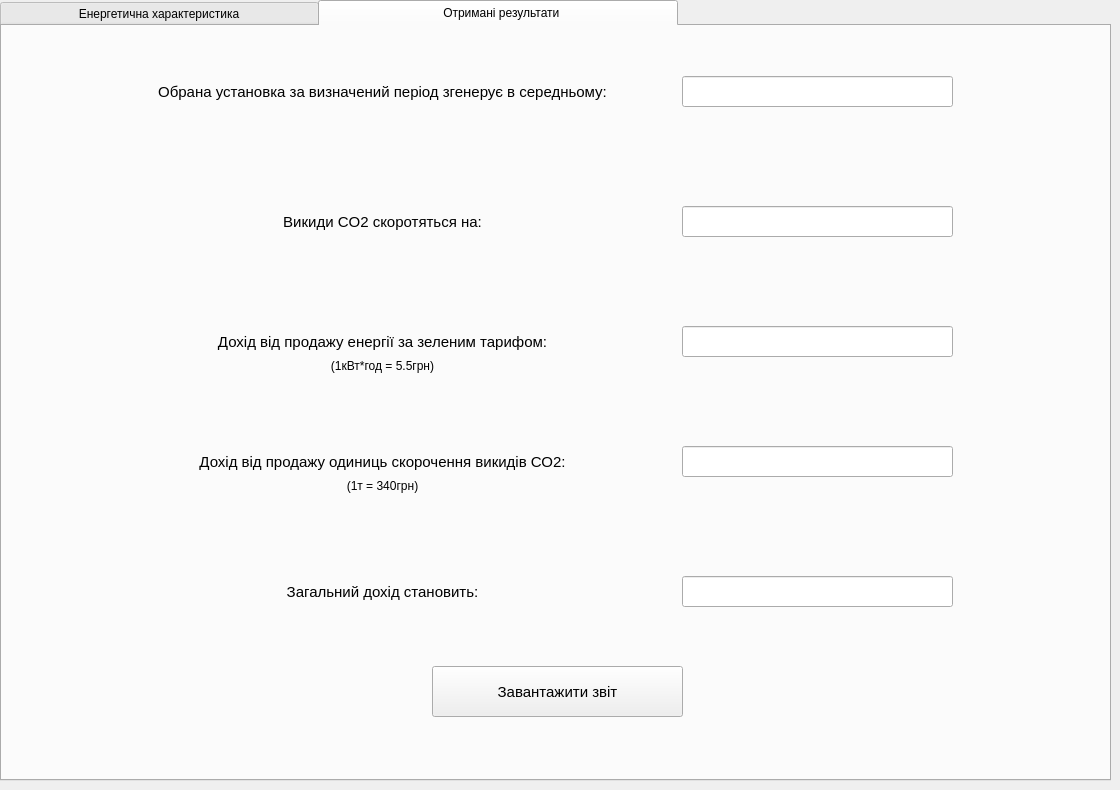
      <widget class="QWidget" name="tab_19">
       <attribute name="title">
        <string>                                 Отримані результати                                 </string>
       </attribute>
       <widget class="QTabWidget" name="tabWidget_8">
        <property name="geometry">
         <rect>
          <x>0</x>
          <y>0</y>
          <width>1111</width>
          <height>781</height>
         </rect>
        </property>
        <property name="currentIndex">
         <number>1</number>
        </property>
        <widget class="QWidget" name="tab_23">
         <attribute name="title">
          <string>                    Енергетична характеристика                    </string>
         </attribute>
         <widget class="QWidget" name="lab4_energ_harac_graph" native="true">
          <property name="geometry">
           <rect>
            <x>0</x>
            <y>0</y>
            <width>1111</width>
            <height>741</height>
           </rect>
          </property>
         </widget>
        </widget>
        <widget class="QWidget" name="tab_24">
         <attribute name="title">
          <string>                                  Отримані результати                                </string>
         </attribute>
         <widget class="QLabel" name="label_82">
          <property name="geometry">
           <rect>
            <x>110</x>
            <y>40</y>
            <width>541</width>
            <height>51</height>
           </rect>
          </property>
          <property name="font">
           <font>
            <family>MS Shell Dlg 2</family>
            <pointsize>11</pointsize>
           </font>
          </property>
          <property name="text">
           <string>Обрана установка за визначений період згенерує в середньому:</string>
          </property>
          <property name="alignment">
           <set>Qt::AlignCenter</set>
          </property>
          <property name="wordWrap">
           <bool>false</bool>
          </property>
         </widget>
         <widget class="QLineEdit" name="lab4_count">
          <property name="geometry">
           <rect>
            <x>680</x>
            <y>50</y>
            <width>271</width>
            <height>31</height>
           </rect>
          </property>
          <property name="text">
           <string/>
          </property>
          <property name="alignment">
           <set>Qt::AlignCenter</set>
          </property>
         </widget>
         <widget class="QLabel" name="label_83">
          <property name="geometry">
           <rect>
            <x>110</x>
            <y>170</y>
            <width>541</width>
            <height>51</height>
           </rect>
          </property>
          <property name="font">
           <font>
            <family>MS Shell Dlg 2</family>
            <pointsize>11</pointsize>
           </font>
          </property>
          <property name="text">
           <string>Викиди CO2 скоротяться на:</string>
          </property>
          <property name="alignment">
           <set>Qt::AlignCenter</set>
          </property>
          <property name="wordWrap">
           <bool>false</bool>
          </property>
         </widget>
         <widget class="QLineEdit" name="lab4_co2">
          <property name="geometry">
           <rect>
            <x>680</x>
            <y>180</y>
            <width>271</width>
            <height>31</height>
           </rect>
          </property>
          <property name="text">
           <string/>
          </property>
          <property name="alignment">
           <set>Qt::AlignCenter</set>
          </property>
         </widget>
         <widget class="QLabel" name="label_84">
          <property name="geometry">
           <rect>
            <x>110</x>
            <y>280</y>
            <width>541</width>
            <height>71</height>
           </rect>
          </property>
          <property name="font">
           <font>
            <family>MS Shell Dlg 2</family>
            <pointsize>11</pointsize>
           </font>
          </property>
          <property name="text">
           <string>Дохід від продажу енергії за зеленим тарифом:</string>
          </property>
          <property name="alignment">
           <set>Qt::AlignCenter</set>
          </property>
          <property name="wordWrap">
           <bool>false</bool>
          </property>
         </widget>
         <widget class="QLineEdit" name="lab4_dohid_zelen">
          <property name="geometry">
           <rect>
            <x>680</x>
            <y>300</y>
            <width>271</width>
            <height>31</height>
           </rect>
          </property>
          <property name="text">
           <string/>
          </property>
          <property name="alignment">
           <set>Qt::AlignCenter</set>
          </property>
         </widget>
         <widget class="QLabel" name="label_85">
          <property name="geometry">
           <rect>
            <x>110</x>
            <y>410</y>
            <width>541</width>
            <height>51</height>
           </rect>
          </property>
          <property name="font">
           <font>
            <family>MS Shell Dlg 2</family>
            <pointsize>11</pointsize>
           </font>
          </property>
          <property name="text">
           <string>Дохід від продажу одиниць скорочення викидів СО2:</string>
          </property>
          <property name="alignment">
           <set>Qt::AlignCenter</set>
          </property>
          <property name="wordWrap">
           <bool>false</bool>
          </property>
         </widget>
         <widget class="QLineEdit" name="lab4_dohid_co2">
          <property name="geometry">
           <rect>
            <x>680</x>
            <y>420</y>
            <width>271</width>
            <height>31</height>
           </rect>
          </property>
          <property name="text">
           <string/>
          </property>
          <property name="alignment">
           <set>Qt::AlignCenter</set>
          </property>
         </widget>
         <widget class="QLabel" name="label_86">
          <property name="geometry">
           <rect>
            <x>110</x>
            <y>540</y>
            <width>541</width>
            <height>51</height>
           </rect>
          </property>
          <property name="font">
           <font>
            <family>MS Shell Dlg 2</family>
            <pointsize>11</pointsize>
           </font>
          </property>
          <property name="text">
           <string>Загальний дохід становить:</string>
          </property>
          <property name="alignment">
           <set>Qt::AlignCenter</set>
          </property>
          <property name="wordWrap">
           <bool>false</bool>
          </property>
         </widget>
         <widget class="QLineEdit" name="lab4_dohid_all">
          <property name="geometry">
           <rect>
            <x>680</x>
            <y>550</y>
            <width>271</width>
            <height>31</height>
           </rect>
          </property>
          <property name="text">
           <string/>
          </property>
          <property name="alignment">
           <set>Qt::AlignCenter</set>
          </property>
         </widget>
         <widget class="QLabel" name="label">
          <property name="geometry">
           <rect>
            <x>110</x>
            <y>330</y>
            <width>541</width>
            <height>20</height>
           </rect>
          </property>
          <property name="font">
           <font>
            <pointsize>9</pointsize>
           </font>
          </property>
          <property name="text">
           <string>(1кВт*год = 5.5грн)</string>
          </property>
          <property name="alignment">
           <set>Qt::AlignCenter</set>
          </property>
         </widget>
         <widget class="QLabel" name="label_3">
          <property name="geometry">
           <rect>
            <x>110</x>
            <y>450</y>
            <width>541</width>
            <height>20</height>
           </rect>
          </property>
          <property name="font">
           <font>
            <pointsize>9</pointsize>
           </font>
          </property>
          <property name="text">
           <string>(1т = 340грн)</string>
          </property>
          <property name="alignment">
           <set>Qt::AlignCenter</set>
          </property>
         </widget>
         <widget class="QPushButton" name="lab4_download_zvit">
          <property name="geometry">
           <rect>
            <x>430</x>
            <y>640</y>
            <width>251</width>
            <height>51</height>
           </rect>
          </property>
          <property name="font">
           <font>
            <family>MS Shell Dlg 2</family>
            <pointsize>11</pointsize>
           </font>
          </property>
          <property name="text">
           <string>Завантажити звіт</string>
          </property>
         </widget>
        </widget>
       </widget>
      </widget>
